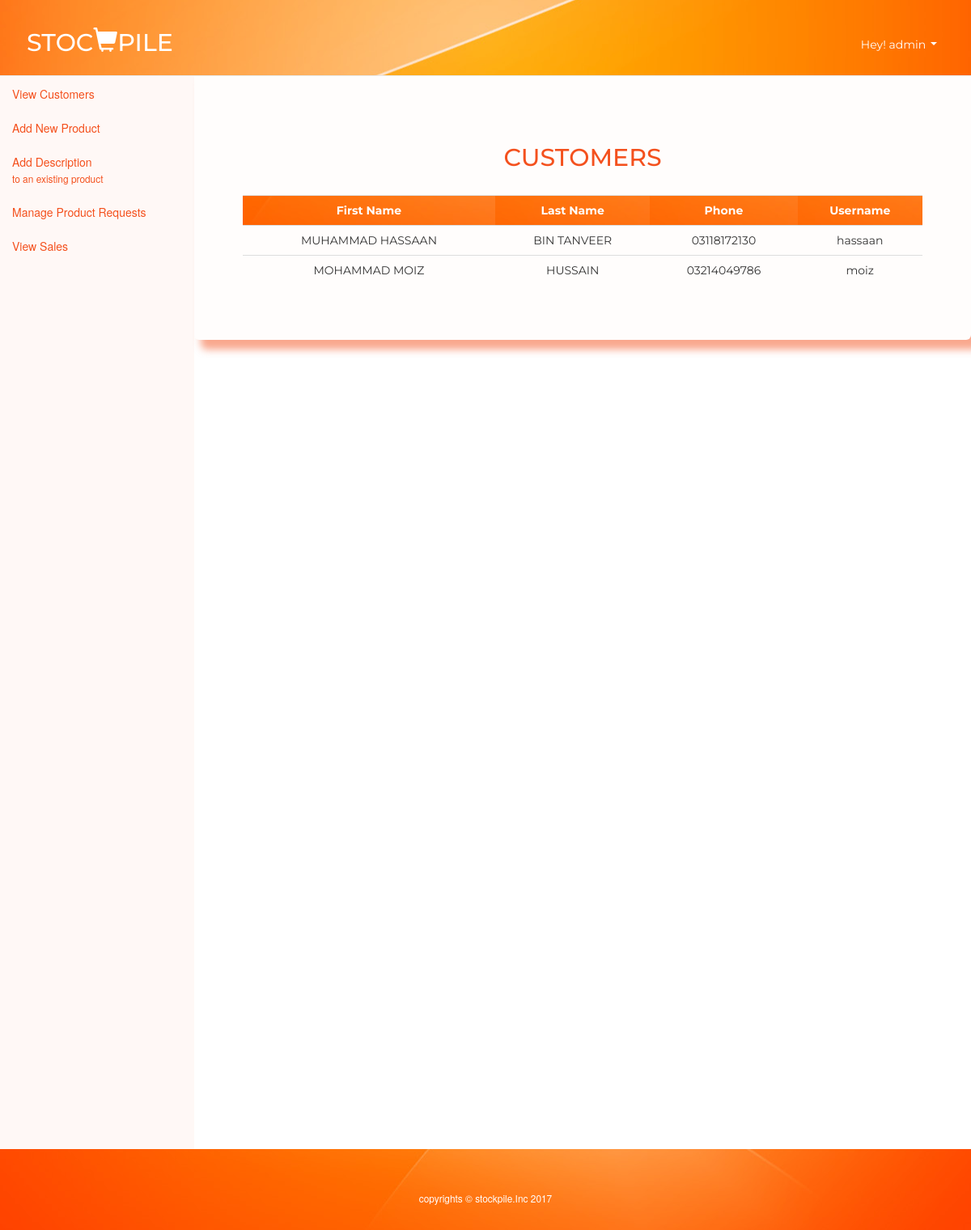
Page /admin.php?page=view_customer (signed in) on the committed database.
### tables this page shows
CREATE TABLE `customer` (
  `username` varchar(30) NOT NULL,
  `c_fname` varchar(30) NOT NULL,
  `c_lname` varchar(30) NOT NULL,
  `c_phone_no` varchar(30) NOT NULL
);

### assets/scripts/php/view_customer.php (the view, shortened to what this page needs)
<section class = "jumbotron admin-jumbotron text-center">
    <h2 class = "heading-orange">Customers</h2>
    <?php
        include_once "db.php";
        $customer="select * from customer";
        $result=$db->query($customer);
        ?>
    <table class = "table table-responsive table-hover">
    <tr>
    <th>First Name</th><th>Last Name</th><th>Phone</th><th>Username</th>
    </tr>
    <?php
    while($cus=$result->fetch_assoc()){
        ?>
    <tr>
    <td><?php echo strtoupper($cus["c_fname"]);
    ?>
    </td>
    <td><?php echo strtoupper($cus["c_lname"]);
    ?></td>
    <td><?php echo $cus["c_phone_no"];
    ?></td>
    <td><?php echo $cus["username"];
    ?></td>
    </tr>
    <?php
    }?>
    </table>
</section>

### assets/scripts/php/csshome.php (style rules this page uses)
body { font: 400 15px Lato, sans-serif; line-height: 1.8; color: #818181; }
.jumbotron { font-family: Montserrat, sans-serif; }
.table th { text-align: center; }
.admin-jumbotron { padding-top:50px; width : 100%; margin: auto !important; margin-bottom: 7% !important; text-align: center; background-color: rgba(244,81,30,0.01) !important; box-shadow: 10px 10px 10px 2px rgba(244,81,30, 0.5); border-image: url(assets/images/sign_up_background.jpg) 20 stretch; //border-left: 1px solid transparent; //border-top: 10px solid transparent; //border-top-left-radius: 10px; //border-bottom-left-radius: 10px; }
.heading-orange { color: #f4511e; padding: 20px; text-transform: uppercase; text-align: center; }
.admin-jumbotron .table th { background-image: url(assets/images/sign_up_background.jpg); background-position: bottom; color: #fff !important; }

### rows in the picture
customer: c_fname "MUHAMMAD HASSAAN", c_lname "BIN TANVEER", c_phone_no "03118172130", username "hassaan"
customer: c_fname "MOHAMMAD MOIZ", c_lname "HUSSAIN", c_phone_no "03214049786", username "moiz"

### other values in the picture
$_COOKIE['site_manager'] "admin"
